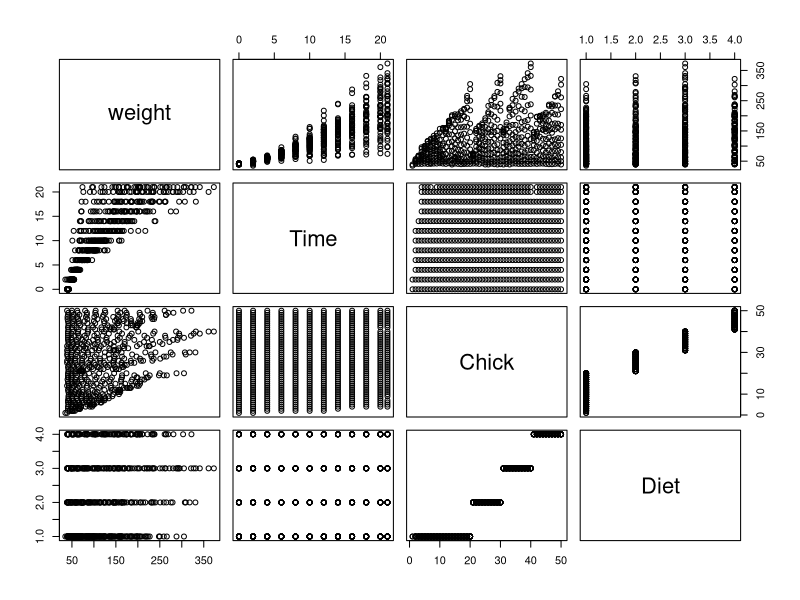
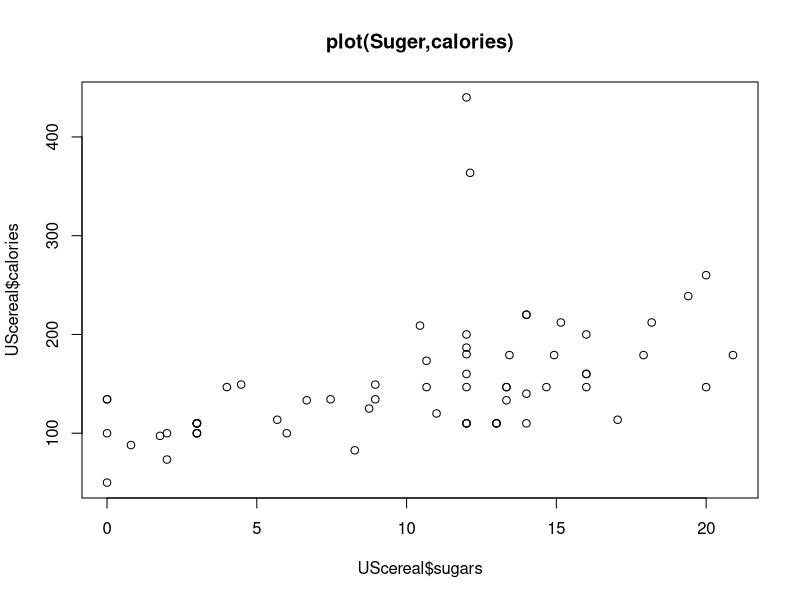
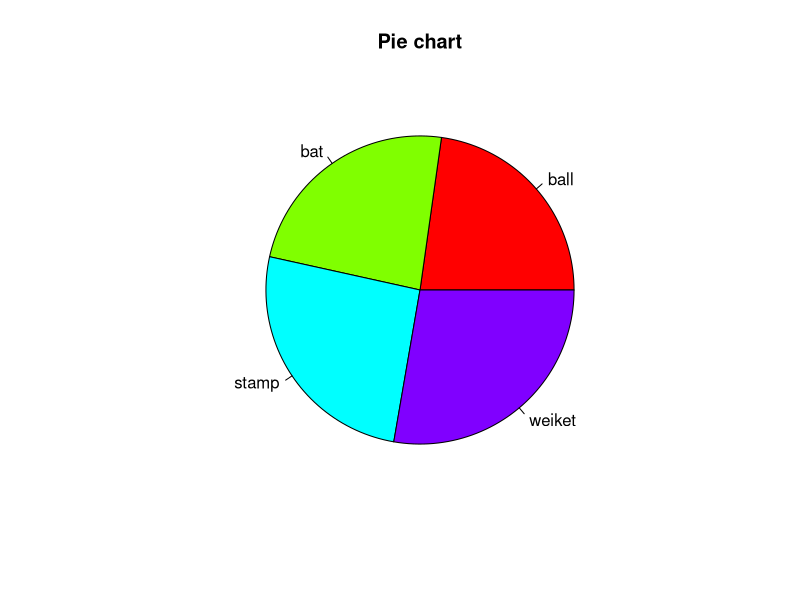
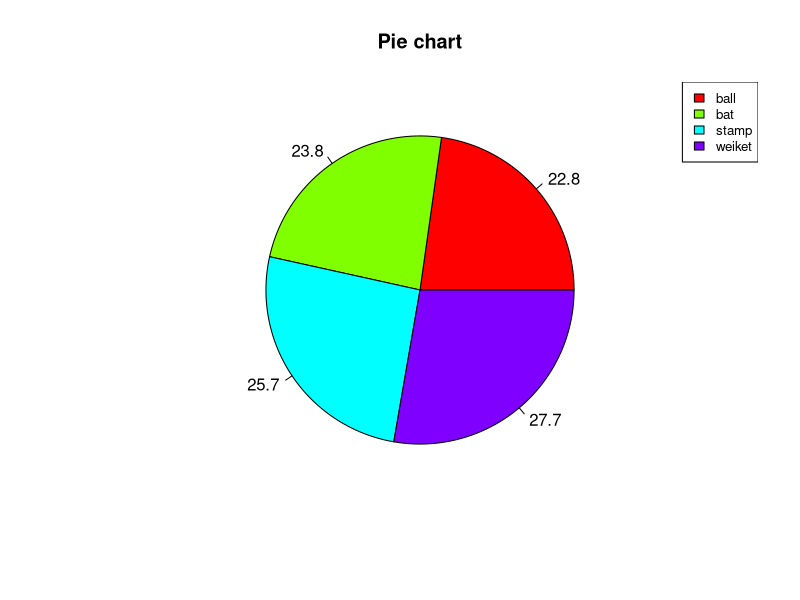

Write R code to recreate these figures, in order.
#Data visualization
?ChickWeight
plot(ChickWeight)

#base graphics
library(MASS)
View(UScereal)
plot(UScereal$sugars,UScereal$calories)
title("plot(Suger,calories)")

#grid graphics

#pie chart

x <- c(23,24,26,28)
labels <- c("ball","bat","stamp","weiket")

pie(x,labels, main="Pie chart", col= rainbow(length(x)))

piepercent <- round(100*x/sum(x), 1)

pie(x,labels=piepercent, main="Pie chart", col= rainbow(length(x)))
legend("topright", c("ball","bat","stamp","weiket"), cex=0.8, fill= rainbow(length(x)))
